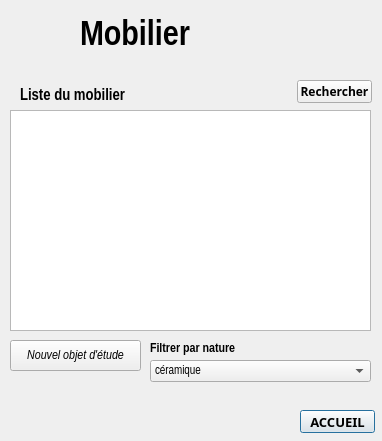
<?xml version="1.0" encoding="UTF-8"?>
<ui version="4.0">
 <class>Dialog</class>
 <widget class="QDialog" name="Dialog">
  <property name="geometry">
   <rect>
    <x>0</x>
    <y>0</y>
    <width>382</width>
    <height>441</height>
   </rect>
  </property>
  <property name="windowTitle">
   <string>Dialog</string>
  </property>
  <widget class="QLabel" name="logo">
   <property name="geometry">
    <rect>
     <x>10</x>
     <y>10</y>
     <width>61</width>
     <height>61</height>
    </rect>
   </property>
   <property name="text">
    <string/>
   </property>
   <property name="pixmap">
    <pixmap>:/plugins/dialog_badass/BADASS.png</pixmap>
   </property>
   <property name="scaledContents">
    <bool>true</bool>
   </property>
  </widget>
  <widget class="QLabel" name="titre_mobilier">
   <property name="geometry">
    <rect>
     <x>80</x>
     <y>10</y>
     <width>301</width>
     <height>51</height>
    </rect>
   </property>
   <property name="font">
    <font>
     <family>Arial Narrow</family>
     <pointsize>26</pointsize>
     <weight>75</weight>
     <bold>true</bold>
    </font>
   </property>
   <property name="text">
    <string>Mobilier</string>
   </property>
  </widget>
  <widget class="QTableView" name="tableView_techno">
   <property name="geometry">
    <rect>
     <x>10</x>
     <y>110</y>
     <width>361</width>
     <height>221</height>
    </rect>
   </property>
  </widget>
  <widget class="QLabel" name="liste_mobilier_lbl">
   <property name="geometry">
    <rect>
     <x>20</x>
     <y>85</y>
     <width>261</width>
     <height>21</height>
    </rect>
   </property>
   <property name="font">
    <font>
     <family>Arial Narrow</family>
     <pointsize>12</pointsize>
     <weight>75</weight>
     <bold>true</bold>
    </font>
   </property>
   <property name="text">
    <string>Liste du mobilier</string>
   </property>
  </widget>
  <widget class="QPushButton" name="accueil_bouton">
   <property name="geometry">
    <rect>
     <x>300</x>
     <y>410</y>
     <width>75</width>
     <height>23</height>
    </rect>
   </property>
   <property name="font">
    <font>
     <family>Arial Black</family>
     <pointsize>10</pointsize>
     <weight>75</weight>
     <bold>true</bold>
    </font>
   </property>
   <property name="text">
    <string>ACCUEIL</string>
   </property>
  </widget>
  <widget class="QPushButton" name="new_mobilier_bouton">
   <property name="geometry">
    <rect>
     <x>10</x>
     <y>340</y>
     <width>131</width>
     <height>31</height>
    </rect>
   </property>
   <property name="font">
    <font>
     <family>Arial Narrow</family>
     <pointsize>10</pointsize>
     <italic>true</italic>
    </font>
   </property>
   <property name="text">
    <string>Nouvel objet d'étude</string>
   </property>
  </widget>
  <widget class="QLabel" name="label">
   <property name="geometry">
    <rect>
     <x>150</x>
     <y>340</y>
     <width>111</width>
     <height>16</height>
    </rect>
   </property>
   <property name="font">
    <font>
     <family>Arial Narrow</family>
     <pointsize>10</pointsize>
     <weight>75</weight>
     <bold>true</bold>
    </font>
   </property>
   <property name="text">
    <string>Filtrer par nature</string>
   </property>
  </widget>
  <widget class="QPushButton" name="rechercher">
   <property name="geometry">
    <rect>
     <x>297</x>
     <y>80</y>
     <width>75</width>
     <height>23</height>
    </rect>
   </property>
   <property name="font">
    <font>
     <family>Arial Black</family>
     <weight>75</weight>
     <bold>true</bold>
    </font>
   </property>
   <property name="text">
    <string>Rechercher</string>
   </property>
  </widget>
  <widget class="QComboBox" name="sous_catego">
   <property name="geometry">
    <rect>
     <x>150</x>
     <y>360</y>
     <width>221</width>
     <height>22</height>
    </rect>
   </property>
   <property name="font">
    <font>
     <family>Arial Narrow</family>
    </font>
   </property>
   <item>
    <property name="text">
     <string>céramique</string>
    </property>
   </item>
   <item>
    <property name="text">
     <string>faune</string>
    </property>
   </item>
   <item>
    <property name="text">
     <string>métal</string>
    </property>
   </item>
   <item>
    <property name="text">
     <string>...</string>
    </property>
   </item>
  </widget>
 </widget>
 <resources/>
 <connections/>
</ui>
